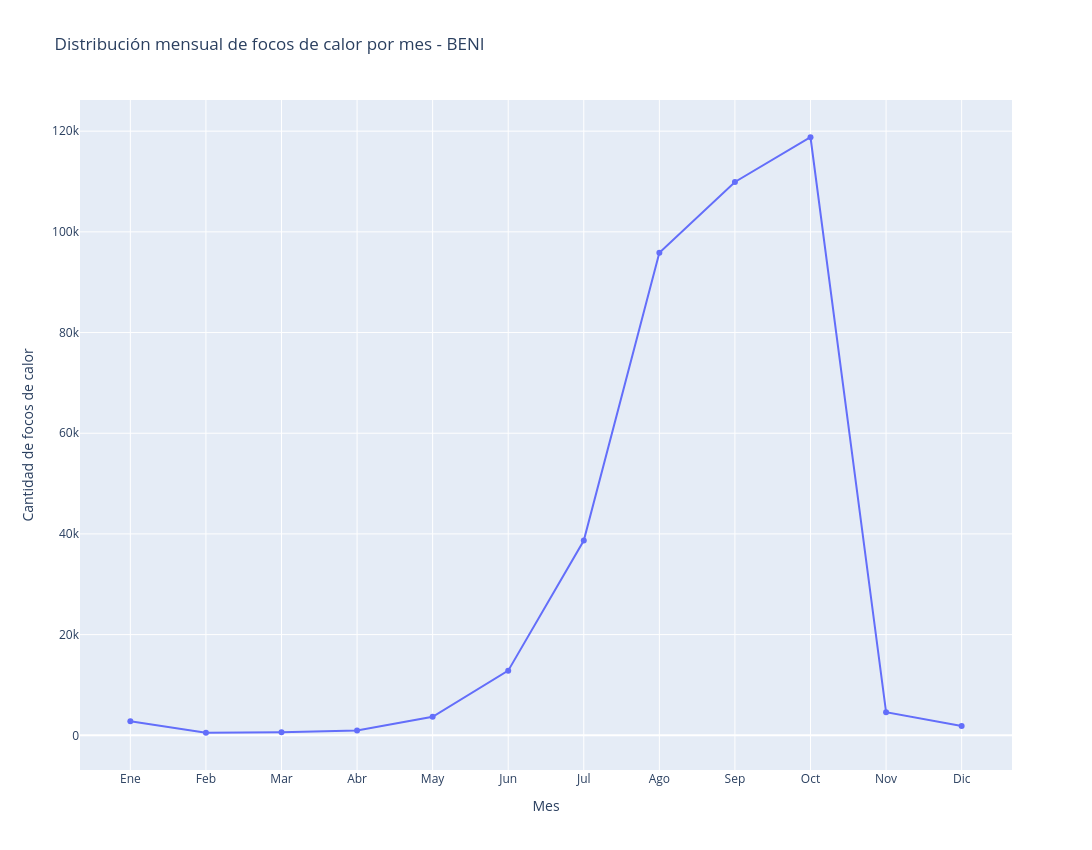

The cell this chart's notebook holds for it:
### Markdown cell above
##### 4.3.2. Resultado Gráfico

### Code cell
fig = px.line(
    Fc_x_mes_BE,
    x="Mes",
    y="Cantidad de focos de calor",
    markers=True,
    title="Distribución mensual de focos de calor por mes - BENI"
)

fig.update_layout(
    width=1200,
    height=850,
    xaxis=dict(dtick=1),
    yaxis=dict(
        tickmode="linear",
        tick0=0,
        dtick=20000
    )
)

fig.show()

### Figure 1 — Plotly figure (JSON) as saved in the notebook; plotly's stock layout.template omitted (floating-point values rounded to 4 significant figures)
{"data": [{"hovertemplate": "Mes=%{x}<br>Cantidad de focos de calor=%{y}<extra></extra>", "legendgroup": "", "line": {"color": "#636efa", "dash": "solid"}, "marker": {"symbol": "circle"}, "mode": "lines+markers", "name": "", "orientation": "v", "showlegend": false, "type": "scatter", "x": ["Ene", "Feb", "Mar", "Abr", "May", "Jun", "Jul", "Ago", "Sep", "Oct", "Nov", "Dic"], "xaxis": "x", "y": [2800, 507, 596, 963, 3674, 12842, 38695, 95856, 109908, 118793, 4602, 1865], "yaxis": "y"}], "layout": {"height": 850, "legend": {"tracegroupgap": 0}, "title": {"text": "Distribución mensual de focos de calor por mes - BENI"}, "width": 1200, "xaxis": {"anchor": "y", "domain": [0, 1], "dtick": 1, "title": {"text": "Mes"}}, "yaxis": {"anchor": "x", "domain": [0, 1], "dtick": 20000, "tick0": 0, "tickmode": "linear", "title": {"text": "Cantidad de focos de calor"}}}}
